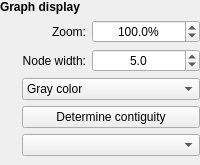
         <widget class="QWidget" name="graphDisplayWidget" native="true">
          <property name="enabled">
           <bool>true</bool>
          </property>
          <layout class="QVBoxLayout" name="verticalLayout">
           <property name="leftMargin">
            <number>0</number>
           </property>
           <property name="topMargin">
            <number>0</number>
           </property>
           <property name="rightMargin">
            <number>0</number>
           </property>
           <property name="bottomMargin">
            <number>0</number>
           </property>
           <item>
            <widget class="QLabel" name="label_10">
             <property name="font">
              <font>
               <weight>75</weight>
               <bold>true</bold>
              </font>
             </property>
             <property name="text">
              <string>Graph display</string>
             </property>
            </widget>
           </item>
           <item>
            <widget class="QWidget" name="widget_2" native="true">
             <layout class="QGridLayout" name="gridLayout_8">
              <property name="leftMargin">
               <number>0</number>
              </property>
              <property name="topMargin">
               <number>0</number>
              </property>
              <property name="rightMargin">
               <number>0</number>
              </property>
              <item row="2" column="1" colspan="2">
               <widget class="QComboBox" name="coloursComboBox">
                <property name="focusPolicy">
                 <enum>Qt::StrongFocus</enum>
                </property>
                <item>
                 <property name="text">
                  <string>Gray color</string>
                 </property>
                </item>
                <item>
                 <property name="text">
                  <string>Random colours</string>
                 </property>
                </item>
                <item>
                 <property name="text">
                  <string>Uniform colour</string>
                 </property>
                </item>
                <item>
                 <property name="text">
                  <string>Colour by depth</string>
                 </property>
                </item>
                <item>
                 <property name="text">
                  <string>Colour by contiguity</string>
                 </property>
                </item>
                <item>
                 <property name="text">
                  <string>Custom colours</string>
                 </property>
                </item>
                <item>
                 <property name="text">
                  <string>GC content</string>
                 </property>
                </item>
                <item>
                 <property name="text">
                  <string>Colour by GFA tag</string>
                 </property>
                </item>
                <item>
                 <property name="text">
                  <string>Colour by CSV column</string>
                 </property>
                </item>
               </widget>
              </item>
              <item row="0" column="2">
               <widget class="QDoubleSpinBox" name="zoomSpinBox">
                <property name="sizePolicy">
                 <sizepolicy hsizetype="Expanding" vsizetype="Fixed">
                  <horstretch>0</horstretch>
                  <verstretch>0</verstretch>
                 </sizepolicy>
                </property>
                <property name="focusPolicy">
                 <enum>Qt::StrongFocus</enum>
                </property>
                <property name="alignment">
                 <set>Qt::AlignCenter</set>
                </property>
                <property name="suffix">
                 <string>%</string>
                </property>
                <property name="decimals">
                 <number>1</number>
                </property>
                <property name="minimum">
                 <double>5.000000000000000</double>
                </property>
                <property name="maximum">
                 <double>500.000000000000000</double>
                </property>
                <property name="singleStep">
                 <double>5.000000000000000</double>
                </property>
                <property name="value">
                 <double>100.000000000000000</double>
                </property>
               </widget>
              </item>
              <item row="3" column="1" colspan="2">
               <widget class="QPushButton" name="contiguityButton">
                <property name="focusPolicy">
                 <enum>Qt::StrongFocus</enum>
                </property>
                <property name="text">
                 <string>Determine contiguity</string>
                </property>
               </widget>
              </item>
              <item row="1" column="0">
               <widget class="InfoTextWidget" name="nodeWidthInfoText" native="true">
                <property name="sizePolicy">
                 <sizepolicy hsizetype="Fixed" vsizetype="Fixed">
                  <horstretch>0</horstretch>
                  <verstretch>0</verstretch>
                 </sizepolicy>
                </property>
                <property name="minimumSize">
                 <size>
                  <width>16</width>
                  <height>16</height>
                 </size>
                </property>
                <property name="toolTip">
                 <string>&lt;html&gt;&lt;head/&gt;&lt;body&gt;&lt;p&gt;This is the average width for each node. The exact width for each node is also influenced by the node's depth. The effect of depth on width can be adjusted in Bandage %SETTINGS%.  &lt;/p&gt;&lt;/body&gt;&lt;/html&gt;</string>
                </property>
               </widget>
              </item>
              <item row="3" column="0">
               <widget class="InfoTextWidget" name="contiguityInfoText" native="true">
                <property name="sizePolicy">
                 <sizepolicy hsizetype="Fixed" vsizetype="Fixed">
                  <horstretch>0</horstretch>
                  <verstretch>0</verstretch>
                 </sizepolicy>
                </property>
                <property name="minimumSize">
                 <size>
                  <width>16</width>
                  <height>16</height>
                 </size>
                </property>
                <property name="toolTip">
                 <string>Select one or more nodes and then click this button. Bandage will 
then colour which other nodes in the graph are likely to be contiguous 
                                        with your selected node(s).</string>
                </property>
               </widget>
              </item>
              <item row="0" column="0">
               <widget class="InfoTextWidget" name="zoomInfoText" native="true">
                <property name="sizePolicy">
                 <sizepolicy hsizetype="Fixed" vsizetype="Fixed">
                  <horstretch>0</horstretch>
                  <verstretch>0</verstretch>
                 </sizepolicy>
                </property>
                <property name="minimumSize">
                 <size>
                  <width>16</width>
                  <height>16</height>
                 </size>
                </property>
                <property name="toolTip">
                 <string>&lt;html&gt;&lt;head/&gt;&lt;body&gt;&lt;p&gt;This value controls how large the graph appears in Bandage. The zoom level can also be changed by:&lt;/p&gt;&lt;ul style=&quot;margin-top: 0px; margin-bottom: 0px; margin-left: 0px; margin-right: 0px; -qt-list-indent: 1;&quot;&gt;&lt;li style=&quot; margin-top:12px; margin-bottom:0px; margin-left:0px; margin-right:0px; -qt-block-indent:0; text-indent:0px;&quot;&gt;Holding the %CONTROL% key and using the mouse wheel over the graph. &lt;/li&gt;&lt;li style=&quot; margin-top:0px; margin-bottom:12px; margin-left:0px; margin-right:0px; -qt-block-indent:0; text-indent:0px;&quot;&gt;Clicking on the graph display and then using the '+' and '-' keys.  &lt;/li&gt;&lt;/ul&gt;&lt;/body&gt;&lt;/html&gt;</string>
                </property>
               </widget>
              </item>
              <item row="2" column="0">
               <widget class="InfoTextWidget" name="nodeColourInfoText" native="true">
                <property name="sizePolicy">
                 <sizepolicy hsizetype="Fixed" vsizetype="Fixed">
                  <horstretch>0</horstretch>
                  <verstretch>0</verstretch>
                 </sizepolicy>
                </property>
                <property name="minimumSize">
                 <size>
                  <width>16</width>
                  <height>16</height>
                 </size>
                </property>
                <property name="toolTip">
                 <string>&lt;html&gt;&lt;head/&gt;&lt;body&gt;&lt;p&gt;This controls the colour of the nodes in the graph:&lt;/p&gt;&lt;ul style=&quot;margin-top: 0px; margin-bottom: 0px; margin-left: 0px; margin-right: 0px; -qt-list-indent: 1;&quot;&gt;&lt;li style=&quot; margin-top:12px; margin-bottom:0px; margin-left:0px; margin-right:0px; -qt-block-indent:0; text-indent:0px;&quot;&gt;'Random colours': Nodes will be coloured randomly. Each time this is selected, new random colours will be chosen. Negative nodes (visible in 'Double' mode) will be a darker shade of their complement positive nodes. &lt;/li&gt;&lt;li style=&quot; margin-top:0px; margin-bottom:0px; margin-left:0px; margin-right:0px; -qt-block-indent:0; text-indent:0px;&quot;&gt;'Uniform colour': For graphs drawn with the 'Entire graph' scope, all nodes will be the same colour. For graphs drawn with the 'Around nodes' scope, your specified nodes will be drawn in a separate colour. For graphs drawn with the 'Around BLAST hits' scope, nodes with BLAST hits will be drawn in a separate colour. &lt;/li&gt;&lt;li style=&quot; margin-top:0px; margin-bottom:0px; margin-left:0px; margin-right:0px; -qt-block-indent:0; text-indent:0px;&quot;&gt;'Colour by depth': Node colours will be defined by their depth. The details of this relationship are configurable in Bandage %SETTINGS%. &lt;/li&gt;&lt;li style=&quot; margin-top:0px; margin-bottom:0px; margin-left:0px; margin-right:0px; -qt-block-indent:0; text-indent:0px;&quot;&gt;'BLAST hits (rainbow)': Nodes will be drawn in a light grey colour and BLAST hits for the currently selected query will be drawn using a rainbow. Red indicates the start of the query sequence and violet indicates the end. &lt;/li&gt;&lt;li style=&quot; margin-top:0px; margin-bottom:0px; margin-left:0px; margin-right:0px; -qt-block-indent:0; text-indent:0px;&quot;&gt;'BLAST hits (solid)': Nodes will be drawn in a light grey colour and BLAST hits for the currently selected query will be drawn using the query's colour. Query colours can be specified in the 'Create/view BLAST search' window. &lt;/li&gt;&lt;li style=&quot; margin-top:0px; margin-bottom:0px; margin-left:0px; margin-right:0px; -qt-block-indent:0; text-indent:0px;&quot;&gt;'Colour by contiguity': This option will display a 'Determine contiguity button. When pressed, the nodes will be coloured based on their contiguity with the selected node(s). &lt;/li&gt;&lt;li style=&quot; margin-top:0px; margin-bottom:12px; margin-left:0px; margin-right:0px; -qt-block-indent:0; text-indent:0px;&quot;&gt;'Custom colours': Nodes will be coloured using colours of your choice. Select one or more nodes and then click the 'Set colour' button to define their colour.&lt;/li&gt;&lt;/ul&gt;&lt;p&gt;See the 'Colours' section of the Bandage %SETTINGS% to control various colouring options.&lt;/p&gt;&lt;/body&gt;&lt;/html&gt;</string>
                </property>
               </widget>
              </item>
              <item row="1" column="1">
               <widget class="QLabel" name="label_15">
                <property name="text">
                 <string>Node width:</string>
                </property>
                <property name="alignment">
                 <set>Qt::AlignRight|Qt::AlignTrailing|Qt::AlignVCenter</set>
                </property>
               </widget>
              </item>
              <item row="1" column="2">
               <widget class="QDoubleSpinBox" name="nodeWidthSpinBox">
                <property name="sizePolicy">
                 <sizepolicy hsizetype="Expanding" vsizetype="Fixed">
                  <horstretch>0</horstretch>
                  <verstretch>0</verstretch>
                 </sizepolicy>
                </property>
                <property name="focusPolicy">
                 <enum>Qt::StrongFocus</enum>
                </property>
                <property name="alignment">
                 <set>Qt::AlignCenter</set>
                </property>
                <property name="suffix">
                 <string/>
                </property>
                <property name="decimals">
                 <number>1</number>
                </property>
                <property name="minimum">
                 <double>0.500000000000000</double>
                </property>
                <property name="maximum">
                 <double>1000.000000000000000</double>
                </property>
                <property name="singleStep">
                 <double>0.500000000000000</double>
                </property>
                <property name="value">
                 <double>5.000000000000000</double>
                </property>
               </widget>
              </item>
              <item row="0" column="1">
               <widget class="QLabel" name="label_13">
                <property name="text">
                 <string>Zoom:</string>
                </property>
                <property name="alignment">
                 <set>Qt::AlignRight|Qt::AlignTrailing|Qt::AlignVCenter</set>
                </property>
               </widget>
              </item>
              <item row="4" column="1" colspan="2">
               <widget class="QComboBox" name="tagsComboBox">
                <property name="focusPolicy">
                 <enum>Qt::StrongFocus</enum>
                </property>
               </widget>
              </item>
             </layout>
            </widget>
           </item>
          </layout>
         </widget>
